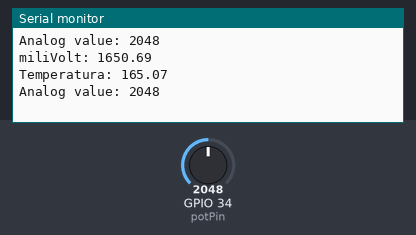
Bench run of a sketch on a simulated ESP32. Parts: the last lines printed to the serial monitor. Inputs (shaded band) come from the test bench; at power-on: GPIO 34 (potPin) = 2048.

Above: at 2.2 s.
2.3 s: GPIO 34 (potPin) set to 2866
At 2.9 s:
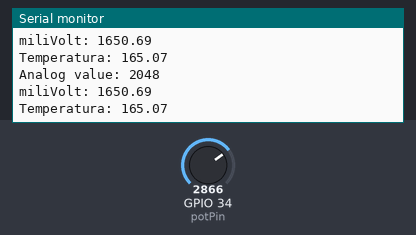
3.8 s: GPIO 34 (potPin) set to 3603
At 4.4 s:
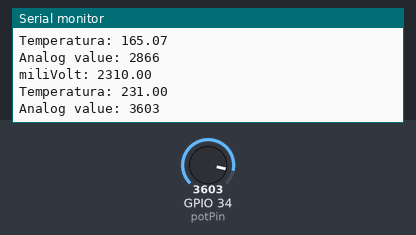
Timing chart, 0 to 6.8 s (numbered marks = the images above; inputs shaded):
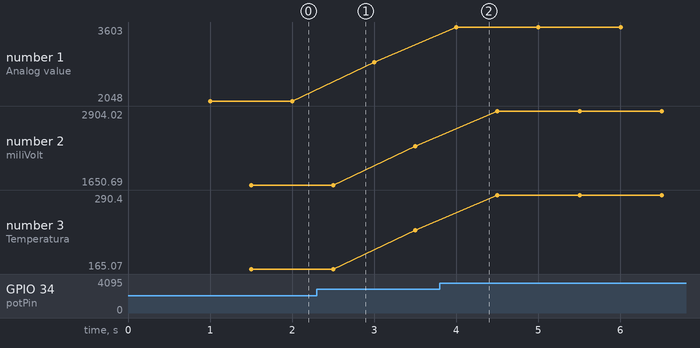

The sketch:

sketch_aug7a.ino
```cpp
const int potPin = 34;
int potValue = 0;
float miliVolt;
float temperatura;

void setup(){
  Serial.begin(115200);
  delay(1000);
}

void loop(){
  potValue = analogRead(potPin);
  Serial.print("Analog value: ");
  Serial.println(potValue);
  delay(500);
  miliVolt = potValue;
  miliVolt = potValue * 0.806;
  Serial.print("miliVolt: ");
  Serial.println(miliVolt);
  temperatura = miliVolt / 10;
  Serial.print("Temperatura: ");
  Serial.println(temperatura);
  delay(500);
}
```

Measured:
- after the input at 3.8 s, the serial monitor: prints a new line after 0.20 s (image 2)
- plotted number 1: 2048 → 2866 after the input at 2.3 s, 2866 → 3603 after the input at 3.8 s
- plotted number 2: 1650.69 → 2310 after the input at 2.3 s, 2310 → 2904.02 after the input at 3.8 s
- plotted number 3: 165.07 → 231 after the input at 2.3 s, 231 → 290.4 after the input at 3.8 s
